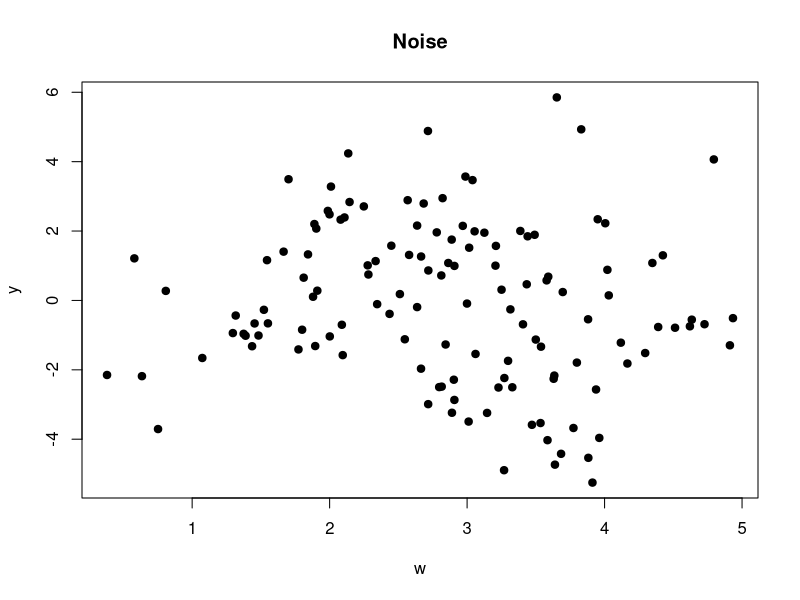
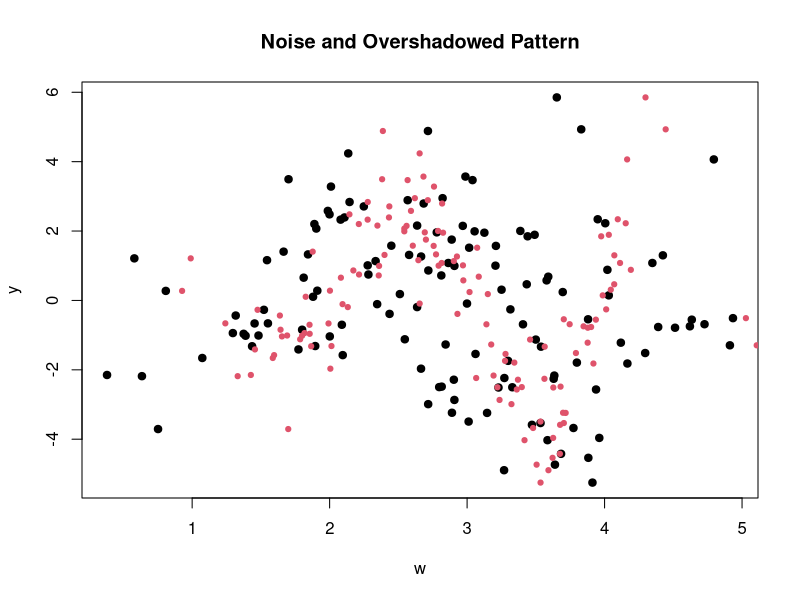

The R source for these figures, in order:
mer = function(y, w, prior=NULL, maxiter=500, tol=1e-4, n_grid=1e3)
{
  N = length(y)
  
  # Hyperparameters
  if (is.null(prior))
  {
    sb2 = 1e3
    ax = 1e-2
    bx = 1e-2
    au = 1e-2
    bu = 1e-2
    ae = 1e-2
    be = 1e-2
  }
  else
  {
    sb2 = prior$sb2
    ax = prior$ax
    bx = prior$bx
    au = prior$au
    bu = prior$bu
    ae = prior$ae
    be = prior$be
  }
  
  # Define grids for griddy Gibbs routine
  width = max(w) - min(w)
  grid = seq(min(w)-width/10, max(w)+width/10, length.out=n_grid)
  
  # Construct spline bases
  K = min(round(log(length(unique(w)))), 35)
  knots = quantile(grid, seq(0,1,length.out=K+2)[-c(1,K+2)])
  Z = bs(grid, knots)
  
  # Initialize variational parameters
  sigx.ratio = ax/bx
  sigu.ratio = au/bu
  sige.ratio = ae/be
  munu.q = rep(0, 2+n_knots)
  signu.q = diag(rep(sb2, 2+n_knots))
  
}

set.seed(10)
N = 130
RR = 0.8
sig2x = 0.9
sig2v = sig2x/RR-sig2x
mux = 3
x = rnorm(N, mux, sqrt(sig2x))
w = rnorm(N, x, sqrt(sig2v))
f = function(x) x*sin(pi*x)
y = f(x) + rnorm(N)
plot(w,y,main="Noise",pch=19)
plot(w,y,main="Noise and Overshadowed Pattern",pch=19)
points(x,y, col=2,pch=19,cex=0.7)
